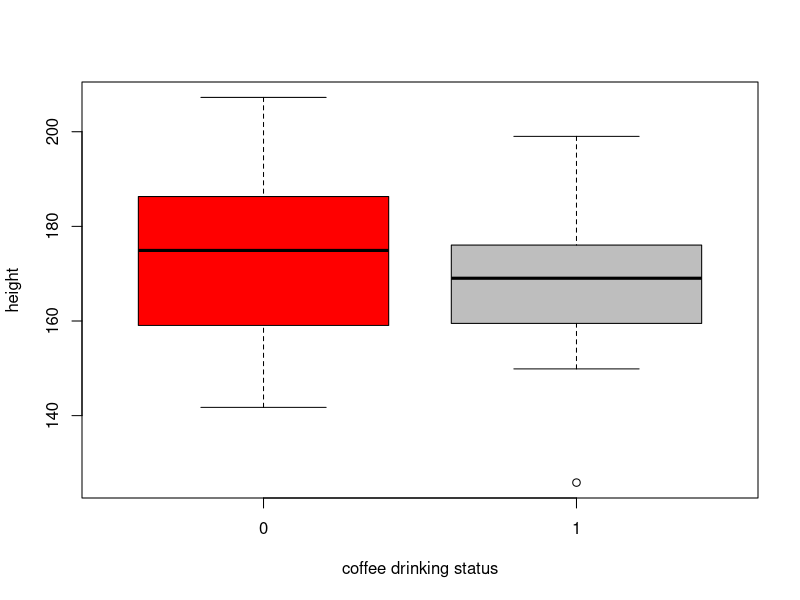

Recreate this plot in R.
## ---- chunk 1
set.seed(666)
 
x <- rep(0:1, each = 50)
y1 <- rnorm(50, mean = 175, sd = 15)
y2 <- rnorm(50, mean = 170, sd = 15)	 	
dat <- data.frame(y = c(y1, y2), x = x)
	
boxplot(y ~ x, dat, col = c('red', 'grey'),
        xlab = 'coffee drinking status', ylab = 'height')

## ---- chunk 2
summary(lm(y ~ x, dat))
